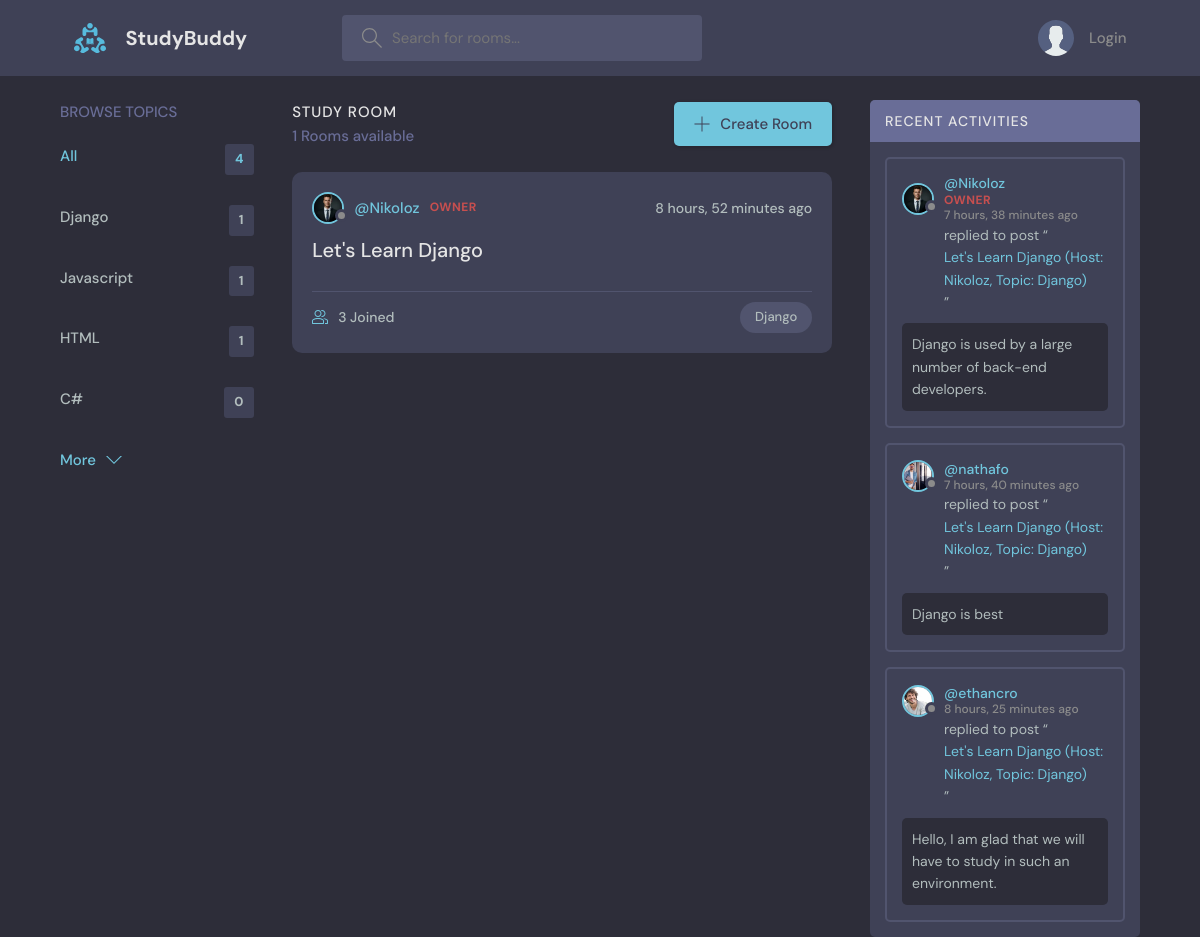
Screenshot of /?q=Django with the database file from the repository.
### base/models.py (models this page shows, shortened)
class Topic(models.Model):
    name = models.CharField(max_length=200)

class Room(models.Model):
    host = models.ForeignKey(User, on_delete=models.SET_NULL, null=True)
    topic = models.ForeignKey(Topic, on_delete=models.SET_NULL, null=True)
    name = models.CharField(max_length=60)
    description = models.TextField(null=True, blank=True)
    participants = models.ManyToManyField(User, related_name='participants', blank=True)
    created = models.DateTimeField(auto_now_add=True)
    updated = models.DateTimeField(auto_now=True)
    class Meta:
        ordering = ['-updated', '-created']
    def __str__(self):
        return f"{self.name} (Host: {self.host.username if self.host else 'No host'}, Topic: {self.topic.name if self.topic else 'No topic'})"

class User(AbstractUser):
    name = models.CharField(max_length=30, null=True)
    email = models.EmailField(unique=True, null=True)
    bio = models.TextField(null=True)
    avatar = models.ImageField(null=True, default='avatar.svg')
    USERNAME_FIELD = 'email'
    REQUIRED_FIELDS = []

class Message(models.Model):
    user = models.ForeignKey(User, on_delete=models.CASCADE)
    room = models.ForeignKey(Room, on_delete=models.CASCADE)
    body = models.TextField()
    created = models.DateTimeField(auto_now_add=True)
    updated = models.DateTimeField(auto_now=True)
    class Meta:
        ordering = ['-created']

### base/views.py (the view)
# urls.py: 2. Add a URL to urlpatterns:  path('', views.home, name='home')
def home(request):
    q = request.GET.get('q') if request.GET.get('q') != None else ''
    rooms = Room.objects.filter(
        Q(topic__name__icontains=q) |
        Q(name__icontains=q) |
        Q(description__icontains=q)
        )
    topics = Topic.objects.all()[0:4]
    room_count = rooms.count()
    room_messages = Message.objects.filter(Q(room__topic__name__icontains=q))[:3]
    context = {'rooms': rooms, 'topics': topics, 'room_count': room_count, 'q':q, 'room_messages': room_messages}
    return render(request, 'home.html', context)

### templates/home.html (shortened to what this page needs)
    {% extends 'main.html' %}
    {% block content %}
    <main class="layout layout--3">
      <div class="container">
         {% include 'topics-component.html' %}
        <div class="roomList">
          <div class="roomList__header">
            <div>
              <h2>Study Room</h2>
              <p>{{rooms.count}} Rooms available</p>
            </div>
            <a class="btn btn--main" href="{% url 'create-room' %}">
              <svg version="1.1" xmlns="http://www.w3.org/2000/svg" width="32" height="32" viewBox="0 0 32 32">
                <title>add</title>
                <path
                  d="M16.943 0.943h-1.885v14.115h-14.115v1.885h14.115v14.115h1.885v-14.115h14.115v-1.885h-14.115v-14.115z"
                ></path>
              </svg>
              Create Room
            </a>
          </div>
          {% include 'feed-component.html' %}
        </div>
         {% include 'activity-component.html' %}
      </div>
    </main>
    {% endblock %}

### templates/topics-component.html
        <div class="topics">
          <div class="topics__header">
            <h2>Browse Topics</h2>
          </div>
          <ul class="topics__list">
            <li>
              <a href="{% url 'home' %}" class="active">All <span>{{topics.count}}</span></a>
            </li>
            {% for topic in topics %}
            <li>
              <a href="{% url 'home' %}?q={{topic.name}}">{{topic.name}} <span>{{topic.room_set.all.count}}</span></a>
            </li>
            {% endfor %}
          </ul>
          <a class="btn btn--link" href="{% url 'topics' %}">
            More
            <svg version="1.1" xmlns="http://www.w3.org/2000/svg" width="32" height="32" viewBox="0 0 32 32">
              <title>chevron-down</title>
              <path d="M16 21l-13-13h-3l16 16 16-16h-3l-13 13z"></path>
            </svg>
          </a>
        </div>

### templates/feed-component.html (shortened to what this page needs)
        {% for room in rooms %}
          <div class="roomListRoom">
            <div class="roomListRoom__header">
              <a href="{% url 'user-profile' room.host.id %}" class="roomListRoom__author">
                <div class="avatar avatar--small">
                  <img src="{{ room.host.avatar.url }}" />
                </div>
                <span>@{{room.host.username}}</span>
                {% if room.host.username == 'Nikoloz' %}
                <span style="color: rgb(199, 79, 79); font-weight: bold; letter-spacing: 0.5px; font-size: 12px;">OWNER</span>
                {% endif %}
              </a>
              <div class="roomListRoom__actions">
                <span>{{room.created|timesince}} ago</span>
              </div>
            </div>
            <div class="roomListRoom__content">
              <a href="{% url 'room' room.id %}">{{room.name}}</a>
            </div>
            <div class="roomListRoom__meta">
              <a href="{% url 'room' room.id %}" class="roomListRoom__joined">
                {{room.participants.all.count}} Joined
              </a>
              <p class="roomListRoom__topic">{{room.topic.name}}</p>
            </div>
          </div>
          {% endfor %}

### templates/activity-component.html (shortened to what this page needs)
        <div class="activities">
          <div class="activities__header">
            <h2>Recent Activities</h2>
          </div>
          {% for message in room_messages %}
          <div class="activities__box">
            <div class="activities__boxHeader roomListRoom__header">
              <a href="{% url 'user-profile' message.user.id %}" class="roomListRoom__author">
                <div class="avatar avatar--small">
                  <img src="{{ message.user.avatar.url }}" />
                </div>
                <p>
                  @{{message.user.username}}
                  {% if message.user.username == 'Nikoloz' %}
                  <span style="color: rgb(199, 79, 79); font-weight: bold; letter-spacing: 0.5px; font-size: 12px;">OWNER</span>
                  {% endif %}
                  <span>{{message.created|timesince}} ago</span>
                </p>
              </a>
            </div>
            <div class="activities__boxContent">
              <p>replied to post “<a href="{% url 'room' message.room.id %}">{{message.room}}</a>”</p>
              <div class="activities__boxRoomContent">
                {{message.body}}
              </div>
            </div>
          </div>
          {% endfor %}
        </div>

### rows the page displays
Topic: name "Django", room_set.all.count "1"
Topic: name "Javascript", room_set.all.count "1"
Topic: name "HTML", room_set.all.count "1"
Topic: name "C#", room_set.all.count "0"
Room: host.avatar (picture), host.username "Nikoloz", shows "OWNER", created "8 hours, 52 minutes", name "Let's Learn Django", participants.all.count "3", topic.name "Django"
Message: user.avatar (picture), user.username "Nikoloz", shows "OWNER", created "7 hours, 38 minutes", room "Let's Learn Django (Host: Nikoloz, Topic: Django)", body "Django is used by a large number of back-end developers."
Message: user.avatar (picture), user.username "nathafo", created "7 hours, 40 minutes", room "Let's Learn Django (Host: Nikoloz, Topic: Django)", body "Django is best"
Message: user.avatar (picture), user.username "ethancro", created "8 hours, 25 minutes", room "Let's Learn Django (Host: Nikoloz, Topic: Django)", body "Hello, I am glad that we will have to study in such an environment."

### other values shown
{{ topics.count }} "4"
{{ rooms.count }} "1"
